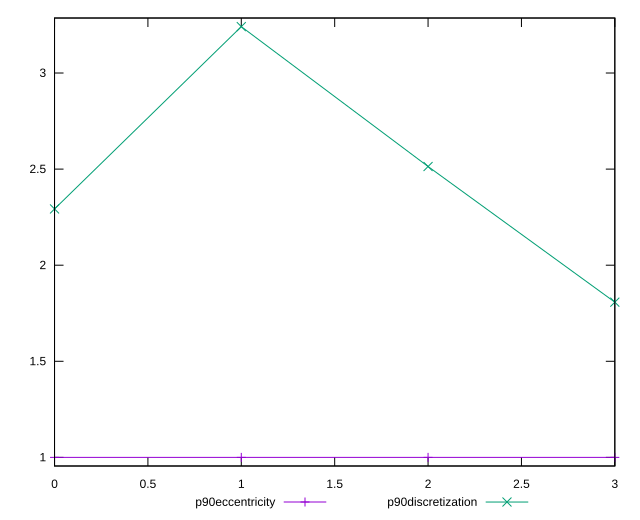

Here is the gnuplot script that generated this plot:
reset

$p90Eccentricity <<EOF
0 1.0000000000000002
1 0.9999999999999992
2 1.0000000000000002
3 0.9999999999999996
EOF

$p90Discretization <<EOF
0 2.292682926829268
1 3.2413793103448274
2 2.5135135135135136
3 1.8076923076923077
EOF

set key outside below
set xrange [0:3]
set yrange [0.9551724137931027:3.286206896551724]
set trange [0.9551724137931027:3.286206896551724]
set terminal svg size 640, 520 enhanced background rgb 'white'
set output "reports/report_00027_2021-02-24T12-40-31.850Z/unused-javascript/progression/eccentricity.svg"

plot $p90Eccentricity title "p90eccentricity" with linespoints, \
     $p90Discretization title "p90discretization" with linespoints

reset
